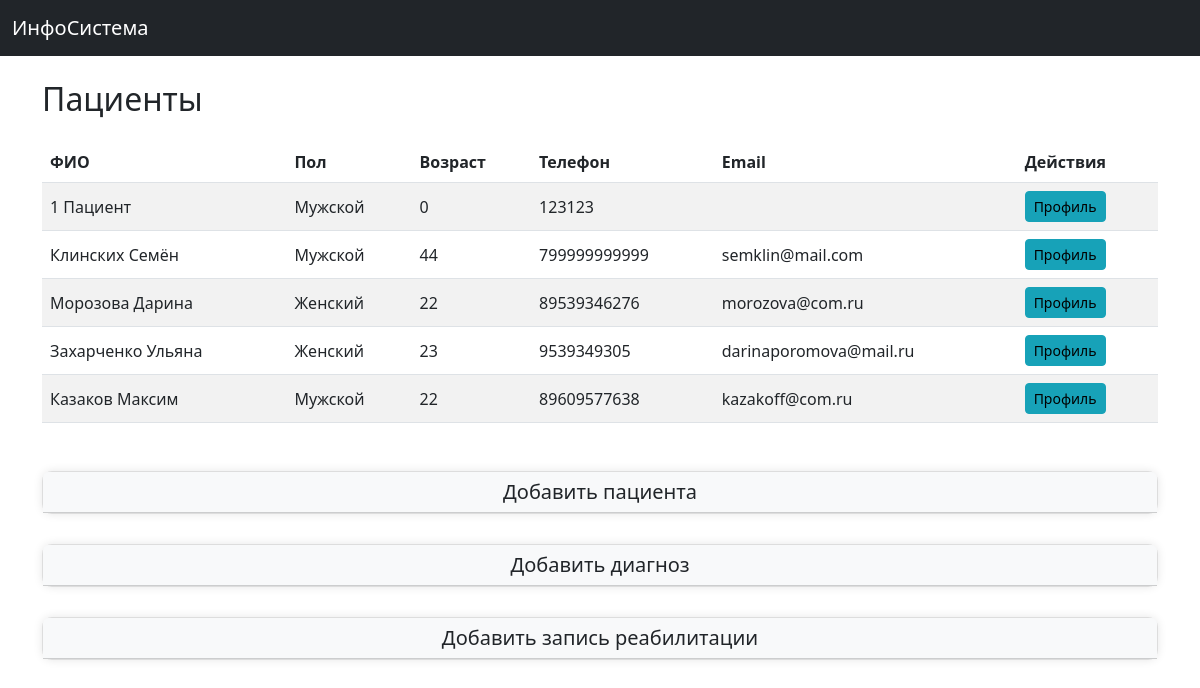
The page / on the database its author committed.
### info_system/models.py (models this page shows)
class Patient(models.Model):
    GENDER_CHOICES = [
        ('M', 'Мужской'),
        ('F', 'Женский'),
    ]
    first_name = models.CharField(max_length=100, verbose_name="Имя")
    last_name = models.CharField(max_length=100, verbose_name="Фамилия")
    gender = models.CharField(max_length=1, choices=GENDER_CHOICES, verbose_name="Пол")
    birth_date = models.DateField(verbose_name="Дата рождения")
    phone = models.CharField(max_length=15, blank=True, verbose_name="Телефон")
    email = models.EmailField(blank=True, verbose_name="Email")
    created_at = models.DateTimeField(auto_now_add=True)
    def __str__(self):
        return f'{self.last_name} {self.first_name}'
    @property
    def age(self):
        return int((date.today() - self.birth_date).days / 365.25)

### info_system/views.py (the view)
# urls.py: path('', views.dashboard_view, name='dashboard'),
def dashboard_view(request):
    patients = Patient.objects.all()
    rehab_records = RehabilitationRecord.objects.select_related('patient', 'diagnosis')
    if request.method == 'POST':
        if 'first_name' in request.POST:  # добавление пациента
            patient_form = PatientForm(request.POST)
            if patient_form.is_valid():
                patient_form.save()
                return redirect('dashboard')
        elif 'name' in request.POST:  # добавление диагноза
            diagnosis_form = DiagnosisForm(request.POST)
            if diagnosis_form.is_valid():
                diagnosis_form.save()
                return redirect('dashboard')
        elif 'rehab_start' in request.POST:  # добавление записи реабилитации
            record_form = RehabilitationRecordForm(request.POST)
            if record_form.is_valid():
                record_form.save()
                return redirect('dashboard')
    else:
        patient_form = PatientForm()
        diagnosis_form = DiagnosisForm()
        record_form = RehabilitationRecordForm()
    return render(request, 'info_system/dashboard.html', {
        'patients': patients,
        'rehab_records': rehab_records,
        'PatientForm': patient_form,
        'DiagnosisForm': diagnosis_form,
        'RehabilitationRecordForm': record_form,
    })

### info_system/models.py (called while the page is built)
    def __str__(self):
        return self.name

### info_system/templates/info_system/dashboard.html (shortened to what this page needs)
{% extends 'info_system/base.html' %}
{% block content %}
<h2 class="mb-4">Пациенты</h2>
<table class="table table-striped">
    <thead>
        <tr>
            <th>ФИО</th>
            <th>Пол</th>
            <th>Возраст</th>
            <th>Телефон</th>
            <th>Email</th>
            <th>Действия</th>
        </tr>
    </thead>
    <tbody>
        {% for patient in patients %}
        <tr>
            <td>{{ patient.last_name }} {{ patient.first_name }}</td>
            <td>{{ patient.get_gender_display }}</td>
            <td>{{ patient.age }}</td>
            <td>{{ patient.phone }}</td>
            <td>{{ patient.email }}</td>
            <td>
                <button class="btn btn-sm btn-info" data-bs-toggle="modal" data-bs-target="#patientModal{{ patient.id }}">Профиль</button>
            </td>
        </tr>
        {% endfor %}
    </tbody>
</table>
<div class="card mt-5">
    <div class="card-header">
        <h5 class="mb-0" data-bs-toggle="collapse" href="#addPatientForm" role="button" aria-expanded="false" aria-controls="addPatientForm">Добавить пациента</h5>
    </div>
</div>
<div class="card mt-4">
    <div class="card-header">
        <h5 class="mb-0" data-bs-toggle="collapse" href="#addDiagnosisForm" role="button" aria-expanded="false" aria-controls="addDiagnosisForm">Добавить диагноз</h5>
    </div>
</div>
<div class="card mt-4 mb-5">
    <div class="card-header">
        <h5 class="mb-0" data-bs-toggle="collapse" href="#addRehabilitationForm" role="button" aria-expanded="false" aria-controls="addRehabilitationForm">Добавить запись реабилитации</h5>
    </div>
</div>
{% endblock %}

### info_system/templates/info_system/base.html (shortened to what this page needs)
<!DOCTYPE html>
<html lang="ru">
<head>
    <link rel="stylesheet" href="https://cdn.jsdelivr.net/npm/bootstrap@5.3.0/dist/css/bootstrap.min.css">
</head>
<body>
    <nav class="navbar navbar-expand-lg navbar-dark bg-dark mb-4">
        <div class="container-fluid">
            <a class="navbar-brand" href="{% url 'dashboard' %}">ИнфоСистема</a>
        </div>
    </nav>
    <div class="container">
        {% block content %}{% endblock %}
    </div>
</body>
</html>

### info_system/templates/info_system/base.html (style rules this page uses)
.card { border: 1px solid #ddd; border-radius: 10px; box-shadow: 0 0 10px rgba(0, 0, 0, 0.1); margin-bottom: 30px; }
.card-header { background-color: #f8f9fa; font-weight: bold; text-align: center; }
.table th, .table td { vertical-align: middle; }
.table-striped tbody tr:nth-of-type(odd) { background-color: #f9f9f9; }
.btn-info { background-color: #17a2b8; border-color: #17a2b8; }

### rows shown on the page
Patient: last_name "1", first_name "Пациент", gender "Мужской", age "0", phone "123123"
Patient: last_name "Клинских", first_name "Семён", gender "Мужской", age "44", phone "799999999999", email "semklin@mail.com"
Patient: last_name "Морозова", first_name "Дарина", gender "Женский", age "22", phone "89539346276", email "morozova@com.ru"
Patient: last_name "Захарченко", first_name "Ульяна", gender "Женский", age "23", phone "9539349305", email "darinaporomova@mail.ru"
Patient: last_name "Казаков", first_name "Максим", gender "Мужской", age "22", phone "89609577638", email "kazakoff@com.ru"
